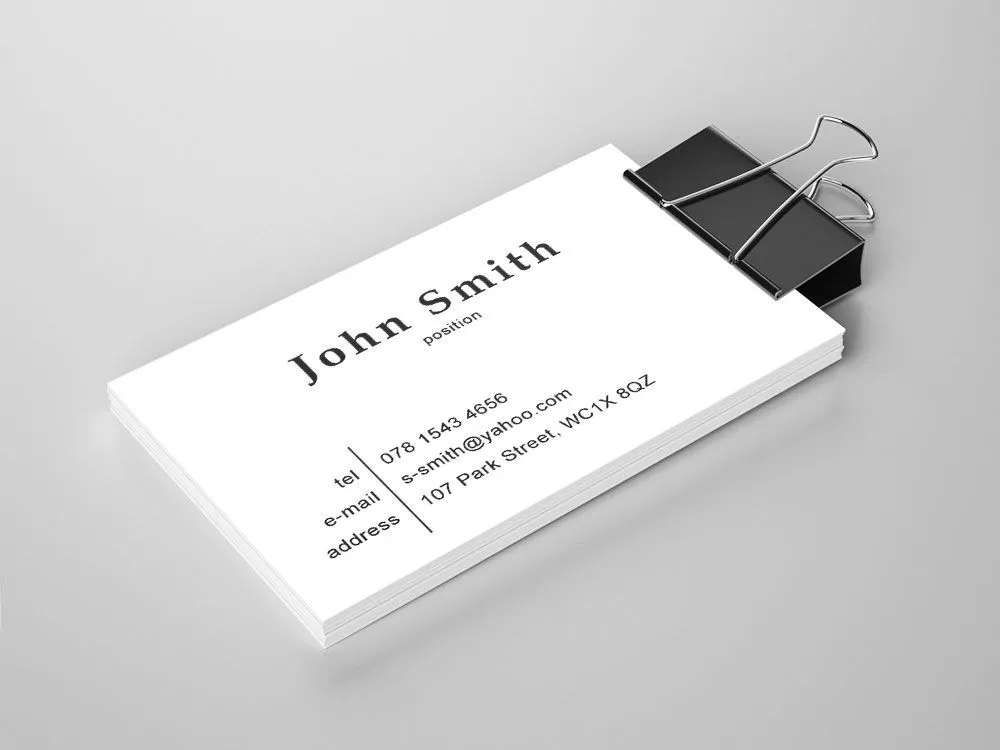
#> input picture CapstoneFinalProject_BenStearns/samples/5-Business-card-sample.jpeg, 1000 x 750 px; its folder holds only this picture in this run
$ python tesseract.py
#> lines starting #> are read from the running program, lines starting #| are printed output that depends on the picture
### CapstoneFinalProject_BenStearns/preprossing.py
########################################################################################################################
# Title.............: Capstone Final Project - Ocular Recognition
# Author............: Ben Stearns
# Date..............: 10-30-2025
# Purpose...........: The purpose of this program is to:
#                       - Scan an image of a card
#                       - Extracts the text using OCR
# File Description...: to enhance images so ocular recognition can read text more accurately
#######################################################################################################################

from PIL import Image, ImageEnhance, ImageOps, ImageFilter

def preprocess_image(image_path):
    # Load image
#> called with image_path = 'samples/5-Business-card-sample.jpeg'
    image = Image.open(image_path)
#> image is the input picture: PIL image 1000x750 RGB; mean R, G, B 211.1, 211.1, 211.1

    # Convert to grayscale (Tesseract prefers grayscale over color)
    gray = image.convert("L")

    # Auto-adjust contrast and brightness to normalize lighting
    gray = ImageOps.autocontrast(gray, cutoff=1)
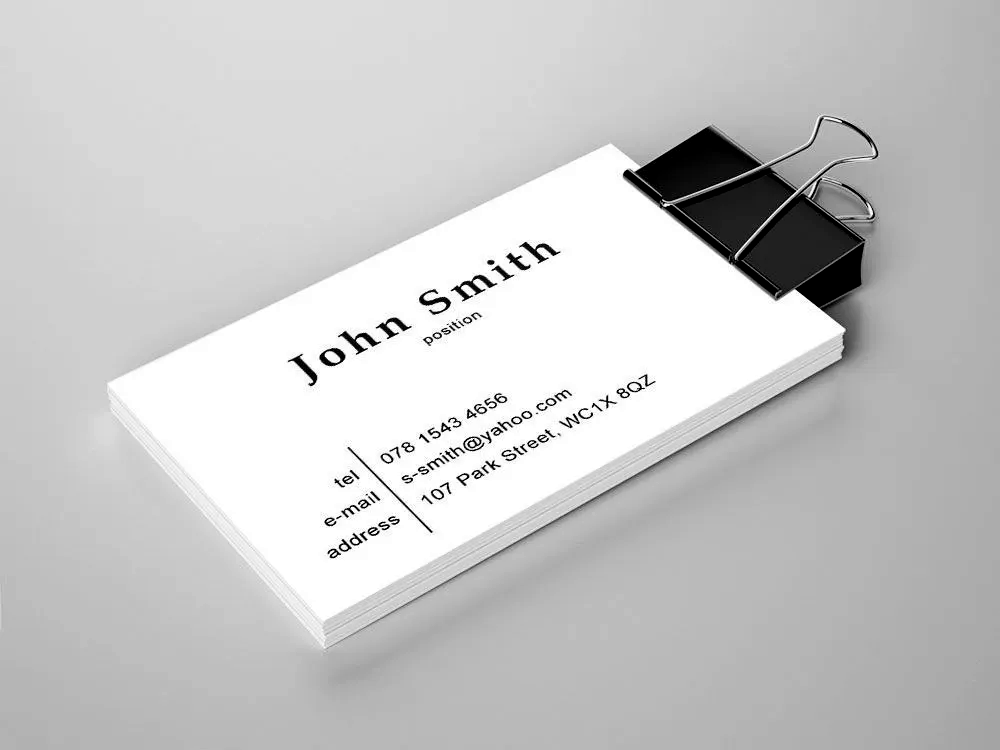
#> gray: PIL image 1000x750 L; min 0, max 255, mean 200.2
    gray = ImageEnhance.Contrast(gray).enhance(2.0)
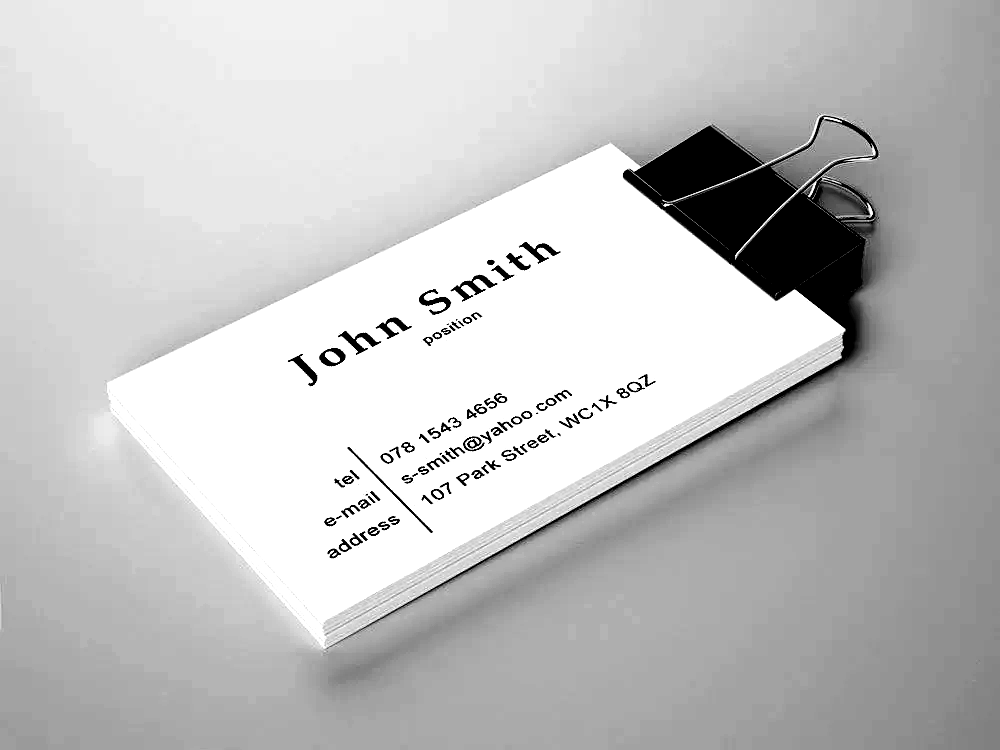
#> gray: PIL image 1000x750 L; min 0, max 255, mean 194.7
    gray = ImageEnhance.Brightness(gray).enhance(1.2)
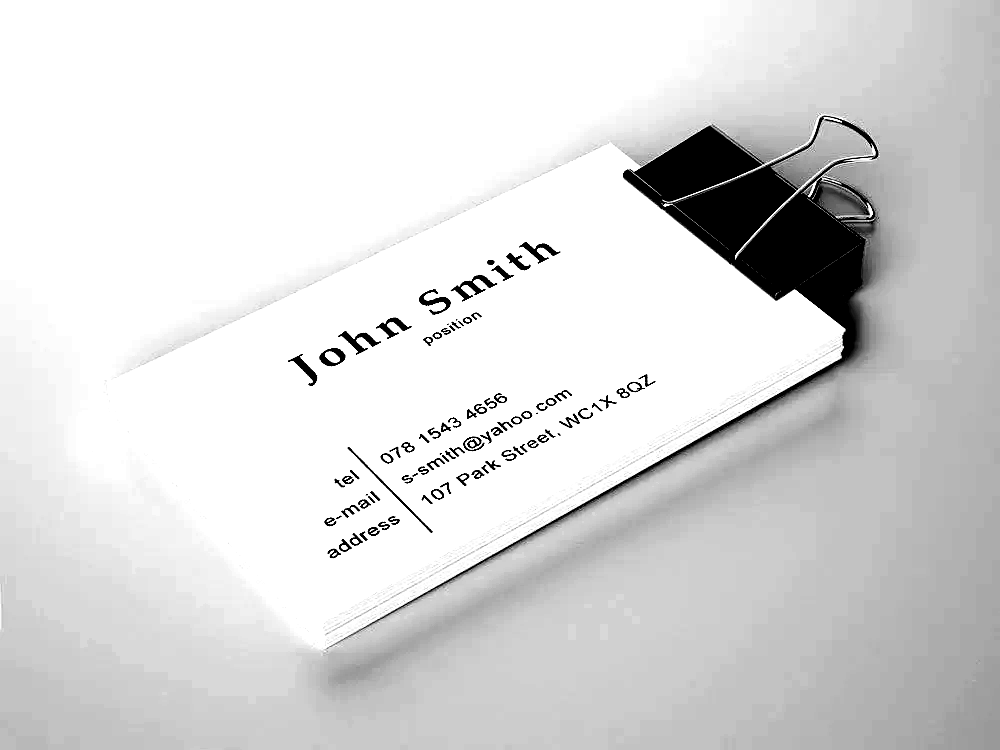
#> gray: PIL image 1000x750 L; min 0, max 255, mean 217.8

    # Sharpen text edges slightly
    gray = gray.filter(ImageFilter.UnsharpMask(radius=2, percent=150, threshold=3))

    # Optional: slight denoise (only if you have lots of speckles)
    # gray = gray.filter(ImageFilter.MedianFilter(size=3))

    return gray

### CapstoneFinalProject_BenStearns/extractor.py
########################################################################################################################
# Title.............: Capstone Final Project - Ocular Recognition
# Author............: Ben Stearns
# Date..............: 10-30-2025
# Purpose...........: The purpose of this program is to:
#                       - Scan an image of a card
#                       - Extracts the text using OCR
# File Description..: uses tesseract library to extract text from a preprocessed image
#######################################################################################################################
from PIL import Image
import pytesseract

def extract_text(image):
#> (the run stopped early here; a loop or call above may not have finished)
